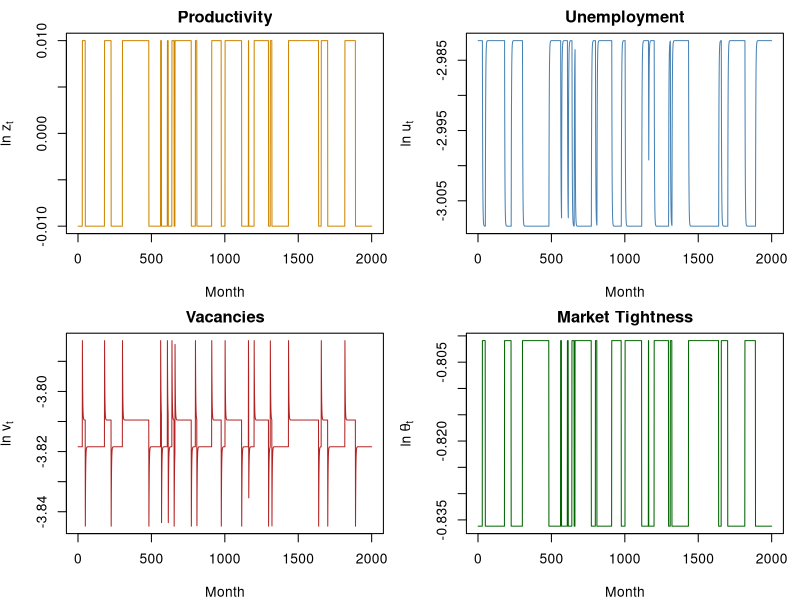

This figure's R source:
library(nleqslv)

# ── Parameters ──
beta  <- 0.96^(1/12)
s     <- 0.02
b     <- 0.4
gamma <- 0.5
iota  <- 1.6
cc    <- 1.211        # vacancy posting cost (avoid masking base c())
pi_z  <- 0.985         # persistence of Markov chain
z_h   <- exp(0.01)
z_l   <- exp(-0.01)

# ── Solve for theta(z_h), theta(z_l), J(z_h), J(z_l) ──
equations <- function(x) {
  th_h <- x[1]; th_l <- x[2]; Jh <- x[3]; Jl <- x[4]
  eq1 <- (cc / beta) * (1 + th_h^iota)^(1/iota) - (pi_z * Jh + (1 - pi_z) * Jl)
  eq2 <- (cc / beta) * (1 + th_l^iota)^(1/iota) - (pi_z * Jl + (1 - pi_z) * Jh)
  eq3 <- Jh - ((1 - gamma) * (z_h - b) - gamma * cc * th_h + beta * (1 - s) * (pi_z * Jh + (1 - pi_z) * Jl))
  eq4 <- Jl - ((1 - gamma) * (z_l - b) - gamma * cc * th_l + beta * (1 - s) * (pi_z * Jl + (1 - pi_z) * Jh))
  c(eq1, eq2, eq3, eq4)
}

sol <- nleqslv(c(0.5, 0.3, 10, 8), equations)
theta_h <- sol$x[1]; theta_l <- sol$x[2]

cat(sprintf("theta(z_h) = %.6f\n", theta_h))
cat(sprintf("theta(z_l) = %.6f\n", theta_l))

# ── Matching function helpers ──
# f(theta) = theta / (1 + theta^iota)^(1/iota)
f_theta <- function(theta) {
  theta / (1 + theta^iota)^(1/iota)
}

# ── Simulate ──
set.seed(42)
T_sim   <- 2000
T_burn  <- 1000          # burn-in to remove dependence on initial conditions
T_total <- T_burn + T_sim

# Simulate Markov chain for z: states 1 = z_h, 2 = z_l
z_idx    <- integer(T_total)
z_idx[1] <- 1           # start in high state
for (t in 2:T_total) {
  if (runif(1) < pi_z) {
    z_idx[t] <- z_idx[t - 1]           # stay
  } else {
    z_idx[t] <- 3 - z_idx[t - 1]       # switch
  }
}

# Map z index to theta values
theta_vec <- ifelse(z_idx == 1, theta_h, theta_l)
z_vec     <- ifelse(z_idx == 1, z_h, z_l)

# Unemployment dynamics: u_{t+1} = u_t + s(1-u_t) - f(theta_t)*u_t
u_vec    <- numeric(T_total)
u_vec[1] <- 0.05        # steady-state initial value
for (t in 1:(T_total - 1)) {
  u_vec[t + 1] <- u_vec[t] + s * (1 - u_vec[t]) - f_theta(theta_vec[t]) * u_vec[t]
}

# Vacancies: v_t = theta_t * u_t
v_vec <- theta_vec * u_vec

# ── Drop burn-in ──
idx       <- (T_burn + 1):T_total
log_z     <- log(z_vec[idx])
log_u     <- log(u_vec[idx])
log_v     <- log(v_vec[idx])
log_theta <- log(theta_vec[idx])

# ── Standard deviations ──
cat(sprintf("\nStd dev of log(z_t)     = %.6f\n", sd(log_z)))
cat(sprintf("Std dev of log(u_t)     = %.6f\n", sd(log_u)))
cat(sprintf("Std dev of log(v_t)     = %.6f\n", sd(log_v)))
cat(sprintf("Std dev of log(theta_t) = %.6f\n", sd(log_theta)))

# ── Plot: 4 panels (2x2) ──
tt <- 1:T_sim


figname <- paste0(paste0("Q3/Figures/plot_q3_part3_sim_b_", as.character(b)), ".pdf")
pdf(figname, width = 9, height = 7)
par(mfrow = c(2, 2), mar = c(4, 4, 2, 1))

plot(tt, log_z, type = "l", col = "orange3",
     xlab = "Month", ylab = expression(ln~z[t]), main = "Productivity")

plot(tt, log_u, type = "l", col = "steelblue",
     xlab = "Month", ylab = expression(ln~u[t]), main = "Unemployment")

plot(tt, log_v, type = "l", col = "firebrick",
     xlab = "Month", ylab = expression(ln~v[t]), main = "Vacancies")

plot(tt, log_theta, type = "l", col = "darkgreen",
     xlab = "Month", ylab = expression(ln~theta[t]), main = "Market Tightness")

dev.off()
cat("\nPlot saved to Q3/Figures/plot_q3_part3_sim.pdf\n")
